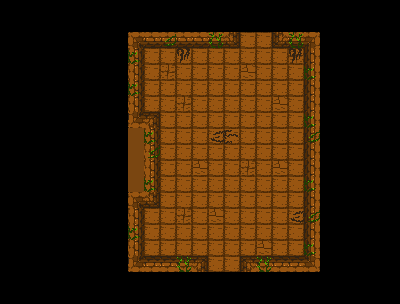

This game map was drawn from its Tiled (.tmx) file and the tilesets committed beside it. A one-line description and the trimmed map source follow:
An orthogonal 25x19 tile map with 16x16 px tiles, 2 tile layers (Kachelebene 1, top) and 4 objects (2x exit, chest, enemy_area).

<map version="1.0" orientation="orthogonal" renderorder="right-down" width="25" height="19" tilewidth="16" tileheight="16" nextobjectid="80">
 <tileset firstgid="1" name="tileset.png" tilewidth="16" tileheight="16" tilecount="140" columns="28">
  <image source="../images/tileset.png" width="448" height="80" />
 </tileset>
 <layer name="Kachelebene 1" width="25" height="19">
  <properties>
   <property name="tileset" value="tileset.png" />
  </properties>
  <data>[475 cells, 475 non-empty, 18 distinct tile ids]</data>
 </layer>
 <objectgroup name="objects">
  <object id="73" name="exit_south" type="exit" x="208" y="256" width="32" height="16">
   <properties>
    <property name="direction" value="south" />
   </properties>
  </object>
  <object id="75" name="exit_north" type="exit" x="240" y="32" width="32" height="16">
   <properties>
    <property name="direction" value="north" />
   </properties>
  </object>
  <object id="79" name="chest" type="chest" x="224" y="160" width="16" height="16" />
 </objectgroup>
 <objectgroup name="enemies">
  <object id="76" name="enemy_area" type="enemy_area" x="160" y="80" width="144" height="144" />
 </objectgroup>
 <layer name="top" width="25" height="19">
  <properties>
   <property name="tileset" value="tileset.png" />
  </properties>
  <data>[475 cells, 22 non-empty, 6 distinct tile ids]</data>
 </layer>
</map>
